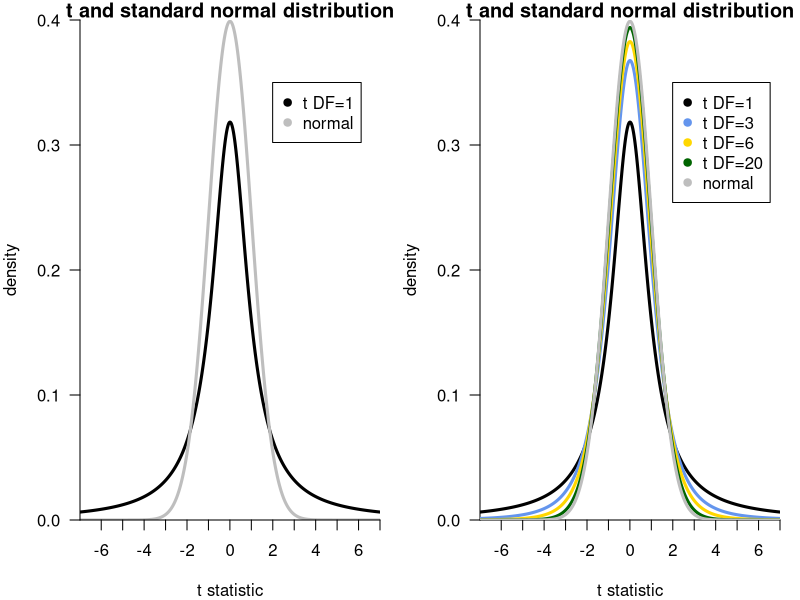

The R source for this figure:
## ---- chunk 1
vals = seq(from=-7,to=7, by=0.01)
layout(matrix(1:2,1,2))
par(mar=c(4,4,1,1))
plot(dt( vals, df=1 ), type="l", yaxs="i", xaxs="i", lwd=3, axes=FALSE, 
     xlab="t statistic", ylab="density", main="t and standard normal distribution", ylim=c(0,.4) )
points( dnorm( vals ), type="l", lwd=3, col="gray" )
legend( 900,0.35, c("t DF=1", "normal"), col=c("black", "gray"), pch=19)
axis(2, seq(from=0, to=0.4, by=0.1), las=1)
axis(1, at=( length(vals) / 14 * 0:14) , labels=seq(from=-7, to=7, by=1), las=1)

plot(dt( vals, df=1 ), type="l", yaxs="i", xaxs="i", lwd=3, axes=FALSE, 
     xlab="t statistic", ylab="density", main="t and standard normal distribution", ylim=c(0,.4) )
axis(2, seq(from=0, to=0.4, by=0.1), las=1)
axis(1, at=( length(vals) / 14 * 0:14) , labels=seq(from=-7, to=7, by=1), las=1)
points( dt( vals, df=3 ), type="l", lwd=3, col="cornflowerblue" )
points( dt( vals, df=6 ), type="l", lwd=3, col="gold" )
points( dt( vals, df=20 ), type="l", lwd=3, col="darkgreen" )
points( dnorm( vals ), type="l", lwd=3, col="gray" )
legend( 900,0.35, c("t DF=1","t DF=3","t DF=6","t DF=20", "normal"), col=c("black", "cornflowerblue", "gold", "darkgreen", "gray"), pch=19)
## ---- chunk 2
t_value = 3
degrees_of_freedom=5
dt(t_value, df=degrees_of_freedom)

